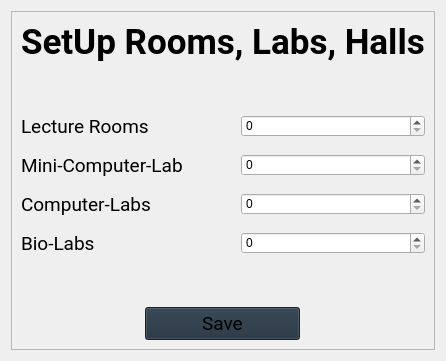
                <widget class="QWidget" name="SetUpRooms">
                 <layout class="QGridLayout" name="gridLayout_3">
                  <item row="0" column="0" alignment="Qt::AlignmentFlag::AlignHCenter|Qt::AlignmentFlag::AlignVCenter">
                   <widget class="QFrame" name="SetupRoomsPageFrame1">
                    <property name="styleSheet">
                     <string notr="true">QLabels{
font-size: 14px;
}
QPushButton{
padding:5px;
background-color:rgb(33, 47, 61);
}


QPushButton:hover {
border-style: solid;
border-width: 1px;
border-color: rgb(255, 255, 255)
}</string>
                    </property>
                    <property name="frameShape">
                     <enum>QFrame::Shape::StyledPanel</enum>
                    </property>
                    <property name="frameShadow">
                     <enum>QFrame::Shadow::Raised</enum>
                    </property>
                    <layout class="QVBoxLayout" name="verticalLayout_7">
                     <property name="spacing">
                      <number>12</number>
                     </property>
                     <item alignment="Qt::AlignmentFlag::AlignHCenter|Qt::AlignmentFlag::AlignTop">
                      <widget class="QLabel" name="label">
                       <property name="font">
                        <font>
                         <family>Roboto</family>
                         <pointsize>26</pointsize>
                         <bold>true</bold>
                        </font>
                       </property>
                       <property name="text">
                        <string>SetUp Rooms, Labs, Halls</string>
                       </property>
                      </widget>
                     </item>
                     <item>
                      <spacer name="verticalSpacer_6">
                       <property name="orientation">
                        <enum>Qt::Orientation::Vertical</enum>
                       </property>
                       <property name="sizeHint" stdset="0">
                        <size>
                         <width>20</width>
                         <height>40</height>
                        </size>
                       </property>
                      </spacer>
                     </item>
                     <item>
                      <layout class="QGridLayout" name="gridLayout_4">
                       <property name="horizontalSpacing">
                        <number>36</number>
                       </property>
                       <property name="verticalSpacing">
                        <number>16</number>
                       </property>
                       <item row="0" column="1">
                        <widget class="QSpinBox" name="lectureRoomsSpinBox"/>
                       </item>
                       <item row="1" column="1">
                        <widget class="QSpinBox" name="miniComputerLabSpinBox"/>
                       </item>
                       <item row="3" column="1">
                        <widget class="QSpinBox" name="bioLabsSpinBox"/>
                       </item>
                       <item row="2" column="0">
                        <widget class="QLabel" name="computerLabsLabel">
                         <property name="font">
                          <font>
                           <family>Roboto</family>
                           <pointsize>14</pointsize>
                          </font>
                         </property>
                         <property name="text">
                          <string>Computer-Labs</string>
                         </property>
                        </widget>
                       </item>
                       <item row="2" column="1">
                        <widget class="QSpinBox" name="computerLabsSpinBox"/>
                       </item>
                       <item row="3" column="0">
                        <widget class="QLabel" name="bioLabsLabel">
                         <property name="font">
                          <font>
                           <family>Roboto</family>
                           <pointsize>14</pointsize>
                          </font>
                         </property>
                         <property name="text">
                          <string>Bio-Labs</string>
                         </property>
                        </widget>
                       </item>
                       <item row="1" column="0">
                        <widget class="QLabel" name="miniComputerLabLabel_2">
                         <property name="font">
                          <font>
                           <family>Roboto</family>
                           <pointsize>14</pointsize>
                          </font>
                         </property>
                         <property name="text">
                          <string>Mini-Computer-Lab</string>
                         </property>
                        </widget>
                       </item>
                       <item row="0" column="0">
                        <widget class="QLabel" name="lectureRoomsLabel">
                         <property name="font">
                          <font>
                           <family>Roboto</family>
                           <pointsize>14</pointsize>
                           <italic>false</italic>
                          </font>
                         </property>
                         <property name="text">
                          <string>Lecture Rooms</string>
                         </property>
                        </widget>
                       </item>
                      </layout>
                     </item>
                     <item>
                      <spacer name="verticalSpacer_8">
                       <property name="orientation">
                        <enum>Qt::Orientation::Vertical</enum>
                       </property>
                       <property name="sizeHint" stdset="0">
                        <size>
                         <width>20</width>
                         <height>40</height>
                        </size>
                       </property>
                      </spacer>
                     </item>
                     <item alignment="Qt::AlignmentFlag::AlignHCenter|Qt::AlignmentFlag::AlignBottom">
                      <widget class="QPushButton" name="pushButton">
                       <property name="minimumSize">
                        <size>
                         <width>155</width>
                         <height>33</height>
                        </size>
                       </property>
                       <property name="maximumSize">
                        <size>
                         <width>155</width>
                         <height>33</height>
                        </size>
                       </property>
                       <property name="font">
                        <font>
                         <family>Roboto</family>
                         <pointsize>14</pointsize>
                        </font>
                       </property>
                       <property name="text">
                        <string>Save</string>
                       </property>
                      </widget>
                     </item>
                    </layout>
                   </widget>
                  </item>
                 </layout>
                </widget>
